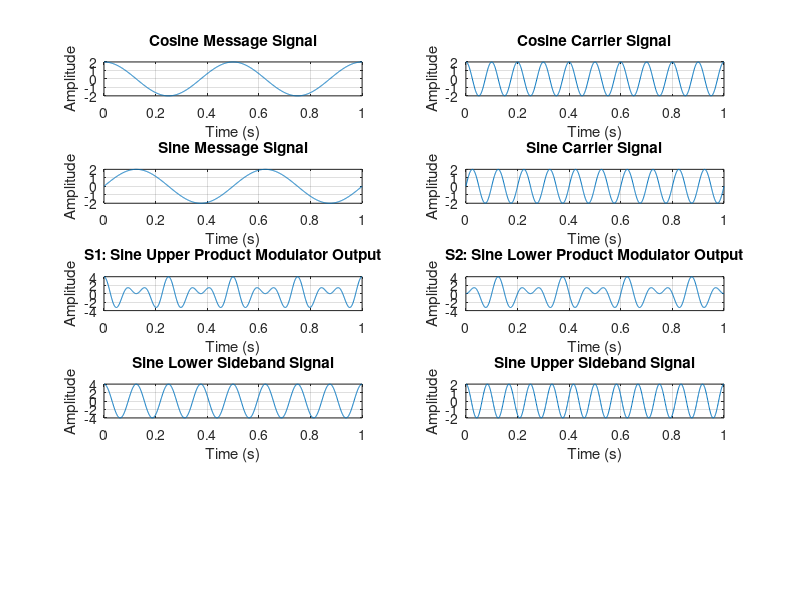

This figure's MATLAB source: (Note: this script raises an error after producing the figure.)
t = 0:0.001:1;
am = 2; % amplitude of message signal
ac = 2; % amplitude of carrier signal

% Cosine Message Signal
fm = 2; % frequency of message signal
x = am*cos(2*pi*fm*t);
subplot(5,2,1);
plot(t,x);
xlabel('Time (s)');
ylabel('Amplitude');
title('Cosine Message Signal');
grid on;

% Cosine Carrier Signal
fc = 10; % frequency of carrier signal
y = ac*cos(2*pi*fc*t);
subplot(5,2,2);
plot(t,y);
xlabel('Time (s)');
ylabel('Amplitude');
title('Cosine Carrier Signal');
grid on;

% Sine Message Signal
x_shifted = am*sin(2*pi*fm*t);
subplot(5,2,3);
plot(t,x_shifted);
xlabel('Time (s)');
ylabel('Amplitude');
title('Sine Message Signal');
grid on;

% Sine Carrier Signal
y_shifted = ac*sin(2*pi*fc*t);
subplot(5,2,4);
plot(t,y_shifted);
xlabel('Time (s)');
ylabel('Amplitude');
title('Sine Carrier Signal');
grid on;

% (sine) Output of upper product modulator 
s3 = (am*ac)/2*(cos(2*pi*(fc-fm)*t)+cos(2*pi*(fc+fm)*t));
subplot(5,2,5);
plot(t,s3);
xlabel('Time (s)');
ylabel('Amplitude');
title('S1: Sine Upper Product Modulator Output');
grid on;

% (sine) Output of lower product modulator
s4 = (am*ac)/2*(cos(2*pi*(fc-fm)*t)-cos(2*pi*(fc+fm)*t));
subplot(5,2,6);
plot(t,s4);
xlabel('Time (s)');
ylabel('Amplitude');
title('S2: Sine Lower Product Modulator Output');
grid on;

% SSBSC modulated wave s(t) having a lower sideband
lsb2 = s3 + s4;
subplot(5,2,7);
plot(t,lsb2);
xlabel('Time (s)');
ylabel('Amplitude');
title('Sine Lower Sideband Signal');
grid on;

% SSBSC modulated wave s(t) having an upper sideband
usb2 = (am*ac/2)*cos(2*pi*(fc+fm)*t);
subplot(5,2,8);
plot(t,usb2);
xlabel('Time (s)');
ylabel('Amplitude');
title('Sine Upper Sideband Signal');
grid on;

% Ensure the plots are evenly spaced and readable
sgtitle('SSB-SC Modulation Analysis');


% Misc. Watermark
annotation('textbox', 'String', '20240802543', 'FontSize', 30, 'Color', [0.5, 0.5, 0.5],'EdgeColor', 'none', 'HorizontalAlignment', 'center', 'Rotation', 45);